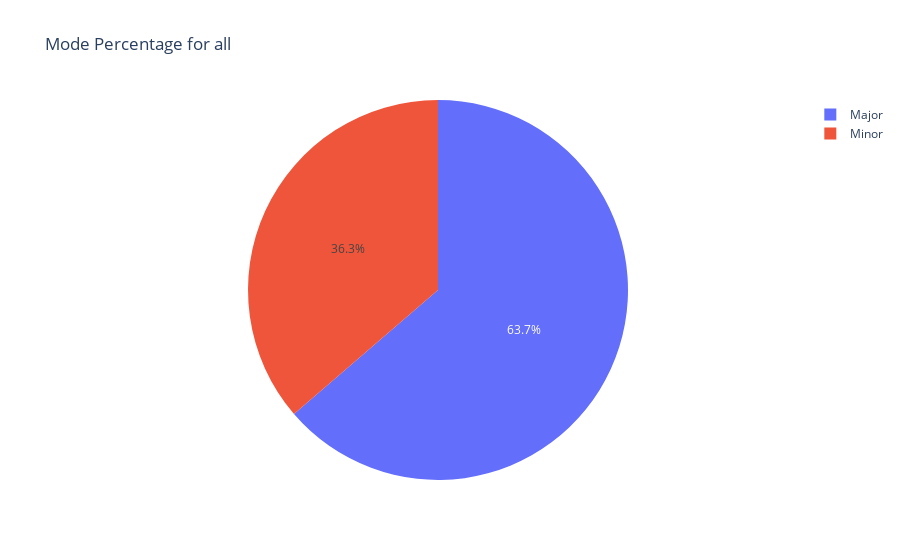

This figure's notebook cell:
### Code cell
def plot_genre_percentage(genre):
    if genre == 'all':
        selected_data = mode_perc   
    elif genre in mode_perc['main_genre'].values:
        selected_data = mode_perc[mode_perc['main_genre'] == genre]
    else:
        print("Genre not found in the dataset")
    fig = go.Figure(data=[go.Pie(labels=selected_data['type'], values=selected_data['percentage'])])
    fig.update_layout(title=f'Mode Percentage for {genre}')
    fig.show()
plot_genre_percentage('all')

### Figure 1 — Plotly figure (JSON) as saved in the notebook; plotly's stock layout.template omitted (floating-point values rounded to 4 significant figures)
{"data": [{"labels": ["Major", "Minor", "Major", "Minor", "Major", "Minor", "Major", "Minor", "Major", "Minor", "Major", "Minor", "Major", "Minor", "Major", "Minor", "Major", "Minor", "Major", "Minor", "Major", "Minor"], "type": "pie", "values": [56.76, 43.24, 71.35, 28.65, 52.04, 47.96, 96.23, 3.77, 51.88, 48.12, 54.04, 45.96, 56.6, 43.4, 63.32, 36.68, 52.35, 47.65, 71.5, 28.5, 74.51, 25.49]}], "layout": {"autosize": true, "title": {"text": "Mode Percentage for all"}}}
